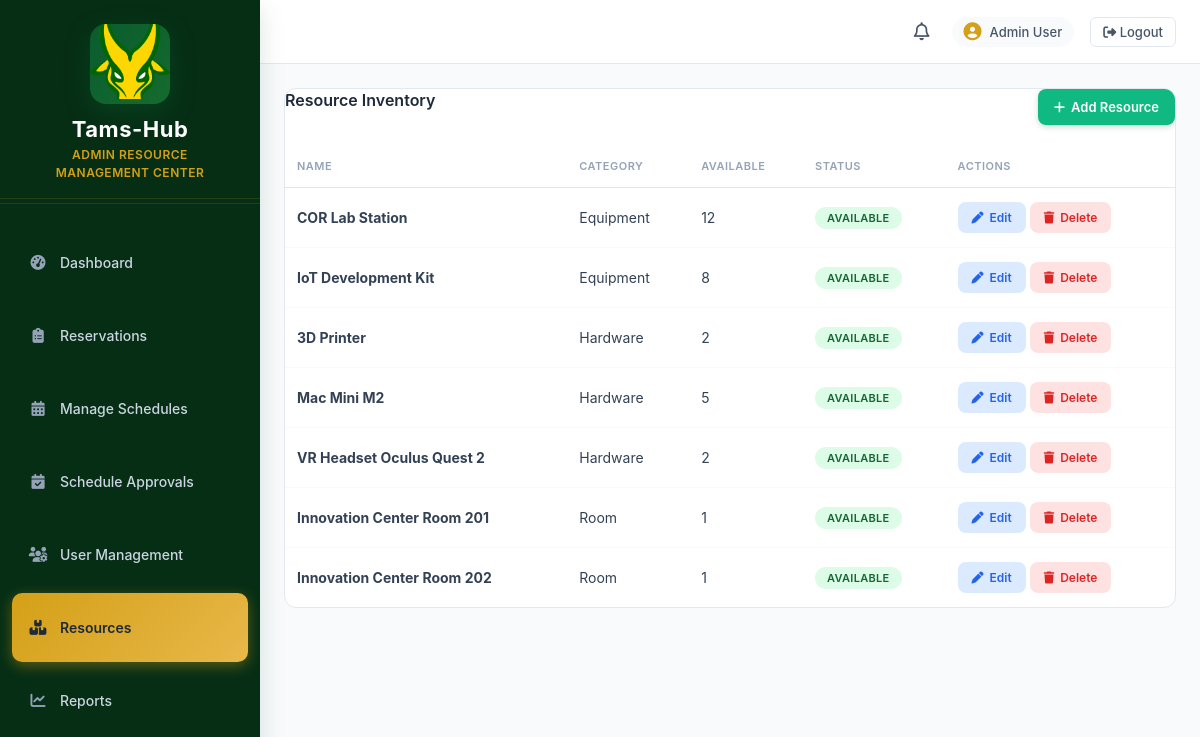
Page /admin_dashboard.php?section=resources (signed in) on the committed database.
### tables this page shows
CREATE TABLE `resources` (
  `id` int(11) NOT NULL,
  `name` varchar(100) NOT NULL,
  `description` text DEFAULT NULL,
  `category` varchar(50) NOT NULL,
  `specifications` text DEFAULT NULL,
  `status` enum('Available','Reserved','Out for Repair','Unavailable') DEFAULT 'Available',
  `quantity` int(11) DEFAULT 1,
  `created_at` timestamp NOT NULL DEFAULT current_timestamp(),
  `updated_at` timestamp NOT NULL DEFAULT current_timestamp() ON UPDATE current_timestamp()
);

### admin_dashboard.php (the view, shortened to what this page needs)
<?php
$user_email = $_SESSION['user_email'] ?? $_SESSION['email'] ?? '';
require_once __DIR__ . '/db_connect.php';
$user_query = "SELECT email, first_name, last_name, role FROM users WHERE email = ?";
$user_stmt = $conn->prepare($user_query);
$user_stmt->bind_param("s", $user_email);
$user_stmt->execute();
$user_data = $user_stmt->get_result()->fetch_assoc();
$resources_query = "SELECT * FROM resources ORDER BY category, name";
$resources_result = $conn->query($resources_query);
$current_section = $_GET['section'] ?? 'dashboard';
$full_name = $user_data['first_name'] . ' ' . $user_data['last_name'];
?>
<!DOCTYPE html>
<html lang="en">
<head>
    <link rel="stylesheet" href="https://cdnjs.cloudflare.com/ajax/libs/font-awesome/6.4.2/css/all.min.css" />
    <link rel="stylesheet" href="dashboardstyle_admin.css" />
</head>
<body>
<?php include __DIR__ . '/admin_sidebar.php'; ?>
<main class="content-wrapper">
        <header class="topbar">
            <button class="menu-btn" id="sidebarToggle" aria-label="Toggle sidebar"><i class="fa-solid fa-bars"></i></button>
            <div class="topbar-title">Admin Resource Center</div>
            <div class="topbar-right">
                <i class="fa-regular fa-bell"></i>
                <div class="user-chip"><i class="fa-solid fa-circle-user"></i><span><?php echo htmlspecialchars($full_name); ?></span></div>
                <a href="logout.php" class="logout-link"><i class="fa-solid fa-sign-out-alt"></i> Logout</a>
            </div>
        </header>
        <div class="page-content">
            <?php if ($current_section === 'resources'): ?>
            <section class="section-block" id="resources">
                <div class="panel panel-table">
                    <div class="section-header">
                        <h3 class="section-title">Resource Inventory</h3>
                        <a href="add_resource.php" class="request-btn"><i class="fa-solid fa-plus"></i> Add Resource</a>
                    </div>
                    <?php if ($resources_result->num_rows > 0): ?>
                        <table class="requests-table">
                            <thead>
                                <tr>
                                    <th>Name</th>
                                    <th>Category</th>
                                    <th>Available</th>
                                    <th>Status</th>
                                    <th>Actions</th>
                                </tr>
                            </thead>
                            <tbody>
                                <?php while ($resource = $resources_result->fetch_assoc()): ?>
                                    <tr>
                                        <td><strong><?php echo htmlspecialchars($resource['name']); ?></strong></td>
                                        <td><?php echo htmlspecialchars($resource['category']); ?></td>
                                        <td><?php echo $resource['quantity']; ?></td>
                                        <td><span class="status-tag status-<?php echo strtolower(str_replace(' ', '-', $resource['status'])); ?>"><?php echo $resource['status']; ?></span></td>
                                        <td>
                                            <a href="edit_resource.php?id=<?php echo $resource['id']; ?>" class="action-btn edit"><i class="fa-solid fa-pen"></i> Edit</a>
                                            <a href="?section=<?php echo urlencode($current_section); ?>&delete_resource=<?php echo $resource['id']; ?>" onclick="return confirm('Delete this resource?');" class="action-btn delete"><i class="fa-solid fa-trash"></i> Delete</a>
                                        </td>
                                    </tr>
                                <?php endwhile; ?>
                            </tbody>
                        </table>
                    <?php endif; ?>
                </div>
            </section>
            <?php endif; ?>
        </div>
    </main>
</body>
</html>

### admin_dashboard.php (style rules this page uses)
.section-title { margin: 0 0 14px; font-size: 16px; font-weight: 600; color: #1e293b; }
.panel { background: #fff; border-radius: 12px; padding: 20px; border: 1px solid #e2e8f0; }
.panel-table { padding: 0; overflow: hidden; }
.request-btn { display: inline-flex; align-items: center; justify-content: center; gap: 6px; background: #10b981; color: #fff; border: none; padding: 10px 16px; border-radius: 8px; font-size: 13px; font-weight: 600; text-decoration: none; cursor: pointer; transition: background 0.2s, transform 0.1s; }
.section-header { display: flex; justify-content: space-between; align-items: center; flex-wrap: wrap; gap: 16px; margin-bottom: 20px; }

### rows in the picture
resources: name "COR Lab Station", category "Equipment", quantity "12", status "AVAILABLE"
resources: name "IoT Development Kit", category "Equipment", quantity "8", status "AVAILABLE"
resources: name "3D Printer", category "Hardware", quantity "2", status "AVAILABLE"
resources: name "Mac Mini M2", category "Hardware", quantity "5", status "AVAILABLE"
resources: name "VR Headset Oculus Quest 2", category "Hardware", quantity "2", status "AVAILABLE"
resources: name "Innovation Center Room 201", category "Room", quantity "1", status "AVAILABLE"
resources: name "Innovation Center Room 202", category "Room", quantity "1", status "AVAILABLE"

### other values in the picture
$item['label'] "Dashboard"
$item['label'] "Reservations"
$item['label'] "Manage Schedules"
$item['label'] "Schedule Approvals"
$item['label'] "User Management"
$item['label'] "Resources"
$item['label'] "Reports"
$full_name "Admin User"
